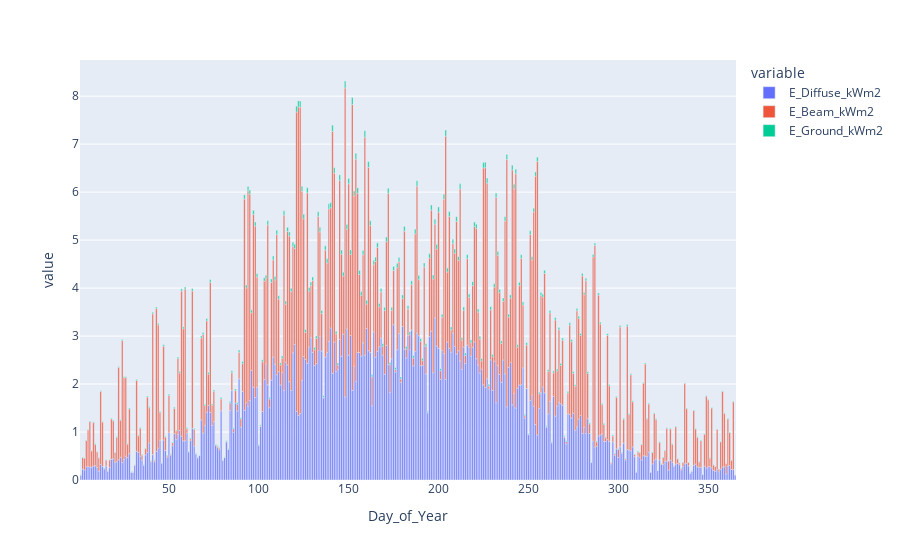

Here is the notebook cell this chart was saved with:
### Code cell
px.bar(site.rad_data.daily[["E_Diffuse_kWm2", "E_Beam_kWm2", "E_Ground_kWm2"]])

### Figure 1 — Plotly figure (JSON) as saved in the notebook; plotly's stock layout.template omitted (floating-point values rounded to 4 significant figures; data arrays with more than 128 entries replaced by an {"elided": "..."} marker saying what was removed)
{"data": [{"alignmentgroup": "True", "hovertemplate": "variable=E_Diffuse_kWm2<br>Day_of_Year=%{x}<br>value=%{y}<extra></extra>", "legendgroup": "E_Diffuse_kWm2", "marker": {"color": "#636efa", "pattern": {"shape": ""}}, "name": "E_Diffuse_kWm2", "offsetgroup": "E_Diffuse_kWm2", "orientation": "v", "showlegend": true, "textposition": "auto", "type": "bar", "x": {"elided": "365 int values"}, "xaxis": "x", "y": {"elided": "365 float values"}, "yaxis": "y"}, {"alignmentgroup": "True", "hovertemplate": "variable=E_Beam_kWm2<br>Day_of_Year=%{x}<br>value=%{y}<extra></extra>", "legendgroup": "E_Beam_kWm2", "marker": {"color": "#EF553B", "pattern": {"shape": ""}}, "name": "E_Beam_kWm2", "offsetgroup": "E_Beam_kWm2", "orientation": "v", "showlegend": true, "textposition": "auto", "type": "bar", "x": {"elided": "365 int values"}, "xaxis": "x", "y": {"elided": "365 float values"}, "yaxis": "y"}, {"alignmentgroup": "True", "hovertemplate": "variable=E_Ground_kWm2<br>Day_of_Year=%{x}<br>value=%{y}<extra></extra>", "legendgroup": "E_Ground_kWm2", "marker": {"color": "#00cc96", "pattern": {"shape": ""}}, "name": "E_Ground_kWm2", "offsetgroup": "E_Ground_kWm2", "orientation": "v", "showlegend": true, "textposition": "auto", "type": "bar", "x": {"elided": "365 int values"}, "xaxis": "x", "y": {"elided": "365 float values"}, "yaxis": "y"}], "layout": {"barmode": "relative", "legend": {"title": {"text": "variable"}, "tracegroupgap": 0}, "margin": {"t": 60}, "xaxis": {"anchor": "y", "domain": [0, 1], "title": {"text": "Day_of_Year"}}, "yaxis": {"anchor": "x", "domain": [0, 1], "title": {"text": "value"}}}}
